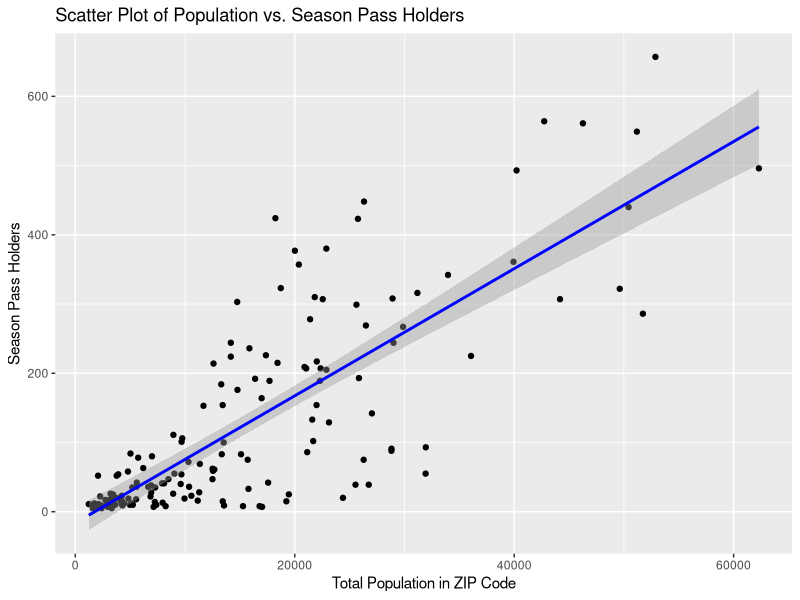

Source code (R): (Note: this script raises an error after producing the figure.)
library(ggplot2)
library(dplyr)

# Load the dataset
data <- read.csv("BuckeyeCreek - Data.csv") 

head(data) 

summary(data)

#Renaming variables 
colnames(data) <- c( "zip", "population", "pass")

#part 1: Scatter Plot and descriptive stats ----
ggplot(data, aes(x=population, y=pass)) +
  geom_point() +
  geom_smooth(method="lm", col="blue") +
  labs(title="Scatter Plot of Population vs. Season Pass Holders",
       x="Total Population in ZIP Code",
       y="Season Pass Holders")

  # Since the trend is positive, a higher population results in more season pass 
  # holders 

# part 2 and 3: Regression and Significance ----
model <- lm(pass ~ population, data=data)
summary(model) 
anova(data_slr)
  # since p-value is extremely low, almost close to zero, zip code 
  # population strongly influences number of season passes. 


#part 4:regression equation good fit? ---- 
summary(data_slr)$r.squared
  # R-squared:  0.6374 not good fit. 63% of the variation in season passes
  # can be attributed to zip code. There is likely various other factors as well. 


# part 5: residual analysis ----
par(mfrow=c(2,2))
plot(model)
  #residuals vs fitted shows random scatter 
  #normally distributed QQ residuals

# part 6: Target Marketing 
data$Predicted <- predict(model, newdata=data)
data$Difference <- data$pass - data$Predicted

underperforming <- data %>% filter(Difference < 0)
print(underperforming) 

  # By using predicted vs actual season passes, we can see the underperforming 
  # zip codes and target marketing for them. 

# part 7: other data 
# Other data that could be used for prediction might be: 
# Family size, proximity to park, etc
